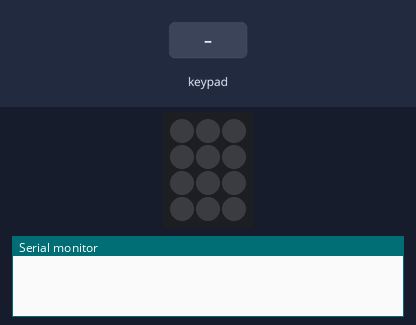
The sketch below on a simulated Arduino Uno, built with avr-gcc and run on an emulated ATmega328P. Shown: 3×4 RGB LED matrix (first LED top left, wired row by row), the last lines printed to the serial monitor. Inputs (shaded band) come from the test bench. Dim RGB values are drawn brighter than linear.

Above: at 1.2 s.
1.3 s: key '1' pressed
At 1.41 s:
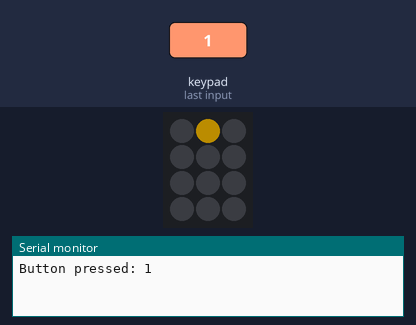
3.8 s: keypad keys 9 8 7 6 # pressed 0.4 s apart
At 3.9 s:
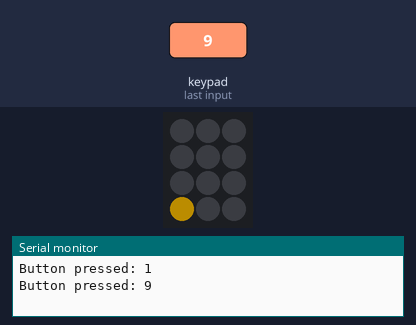
7.3 s: key '*' pressed
At 12.49 s:
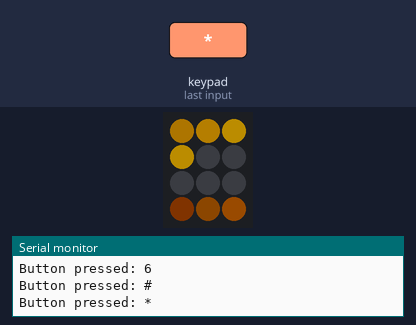

Measured:
- after the input at 1.3 s, the LEDs: change at once (image 1)
- after the input at 3.8 s, the LEDs: change at once (image 2)
- after the input at 7.3 s, the LEDs: first differ from a run without the input after 3.8 s (image 3 shows a later state)

The sketch:

exercise-3.ino
```cpp
// (C) __Mariia Zabolotnia, Joel Celén, Ionel Pop, group: 8__ (2024)
// Work package 6
// Exercise 3
// Submission code: 073648 (provided by your TA-s)

// Includes section
#include <Keypad.h>            // Keypad library
#include <Adafruit_NeoPixel.h> // NeoPixel library

// Defines section
#define SG_PIN 2        // Pin connected to the NeoPixel ring
#define NUM_LEDS 12     // Number of NeoPixels in the ring
#define INPUT_LENGTH 7  // Lenght of code input
#define NUM_ADDRESSES 8 // Number of addresses

// Constants for keypad
const byte numRows = 4; // number of rows on the keypad
const byte numCols = 3; // number of columns on the keypad

// Keymap that defines the key values for the buttons
char keymap[numRows][numCols] = {
    {'1', '2', '3'}, // First row
    {'4', '5', '6'}, // Second row
    {'7', '8', '9'}, // Third row
    {'*', '0', '#'}  // Fourth row
};

// Counter for input numbers
int counter = 0;

// Char array for saving the keypad input
char sequence[INPUT_LENGTH];

// List of valid addresses
char address[NUM_ADDRESSES][INPUT_LENGTH] = {
    {'1', '2', '3', '4', '5', '6', '7'}, // Address 1
    {'3', '4', '2', '8', '2', '4', '8'}, // Address 2
    {'6', '5', '1', '7', '3', '2', '7'}, // Address 3
    {'5', '2', '7', '6', '4', '1', '4'}, // Address 4
    {'4', '1', '3', '5', '5', '3', '8'}, // Address 5
    {'3', '4', '2', '4', '6', '4', '4'}, // Address 6
    {'2', '3', '8', '3', '3', '2', '8'}, // Address 7
    {'9', '9', '9', '9', '9', '9', '9'}  // Address 8
};

// Mapping of index to chevron layout
int chevron[7] = {3, 4, 5, 9, 10, 11, 1};

// Current character pressed on keypad
char keypressed;

// Initilaization of NeoPixel ring with 12 LEDs
Adafruit_NeoPixel stargate(NUM_LEDS, SG_PIN, NEO_GRB + NEO_KHZ800);

// Color array with mapped indicies to mimic fading RGB scale
uint32_t colors[NUM_LEDS] = {
    stargate.Color(255, 191, 0), // Brightest
    stargate.Color(213, 149, 0), // Brighter
    stargate.Color(170, 117, 0), // Moderate
    stargate.Color(85, 41, 0),   // Medium
    stargate.Color(42, 21, 0),   // Low
    stargate.Color(20, 10, 0),   // Lowest
    stargate.Color(0, 0, 0),     // Turned off
    stargate.Color(0, 0, 0),     // Turned off
    stargate.Color(0, 0, 0),     // Turned off
    stargate.Color(0, 0, 0),     // Turned off
    stargate.Color(0, 0, 0),     // Turned off
    stargate.Color(0, 0, 0)      // Turned off
};

// Function prototypes
int validateAddress();                          // Function that iterates through addresses and validates/invalidates input
void pulse(int index);                          // Function that makes ring at index rotate and pulse
void setAll(int r, int g, int b);               // Set all LEDs in the NeoPixel ring to a specific color
void blink(int index, int times, int interval); // Set a specific LED to blink a specified amount of times at a specifed interval
void blinkAll(int times, int interval);         // Blink all lights in the NeoPixel ring a specified amount of times at a specifed interval
void dialSequence();                            // Function that initiates dial sequence

// Code that shows the the keypad connections to the arduino terminals
byte rowPins[numRows] = {9, 8, 7, 6}; // Rows 1 to 4
byte colPins[numCols] = {5, 4, 3};    // Columns 1 to 3

// initializes an instance of the Keypad class
Keypad myKeypad = Keypad(makeKeymap(keymap), rowPins, colPins, numRows, numCols);

// Setup function
void setup()
{
    Serial.begin(9600);         // Initialize serial monitor to 9600 baud
    stargate.begin();           // Initialize the NeoPixel ring
    stargate.setBrightness(75); // Set brightness
    stargate.show();            // Display changes to stargate
}

// Loop function
void loop()
{

    // While there are still numbers left to input in address
    while (counter < INPUT_LENGTH)
    {

        // If key is pressed, this key is stored in 'keypressed' variable
        keypressed = myKeypad.getKey();

        // If key is not equal to 'NO_KEY', then this key is printed out
        if (keypressed != NO_KEY)
        {
            Serial.print("Button pressed: "); // CLI print for better ux
            Serial.println(keypressed);       // Print value of key pressed
            sequence[counter] = keypressed;   // Store character in sequence
            int indx = (int)keypressed - '0'; // Cast key character to int
            blink(indx, 3, 200);              // Blink associated LED for visual confirmation
            stargate.show();                  // Display changes to stargate
            counter++;                        // Increment counter
        }
    }

    // After all key inputs are read, initiate dial sequence
    dialSequence();

    // Blink all lights
    blinkAll(5, 250);

    // Call validation function and store result in variable
    int valid = validateAddress();

    // If code address entered is valid
    if (valid == 1)
    {
        // Set all lights to blue for successful dial
        setAll(0, 0, 255);
    }
    // If code address entered is invalid
    else
    {
        // Set all lights to red for unsuccessful dial
        setAll(255, 0, 0);
    }

    // Keep lights displayed for 1 second
    delay(1000);

    // Turn off all lights
    setAll(0, 0, 0);

    // Reset counter for new address attempt
    counter = 0;
}

// Validation function
int validateAddress()
{
    // Initialize valid
    int valid;
    // For every address in the address array
    for (int i = 0; i < NUM_ADDRESSES; i++)
    {
        // Assume address is valid
        valid = 1;

        // For every number in the sequence
        for (int j = 0; j < INPUT_LENGTH; j++)
        {
            // If character in sequence does not match character at same position in current address
            if (address[i][j] != sequence[j])
            {
                // Set valid to 0
                valid = 0;
                // Break out of the current address loop
                break;
            }
        }
        // If address did not trigger different character block, address is valid
        if (valid == 1)
        {
            // Return 1 for valid address;
            return valid;
        }
    }
    // Return valid
    return valid;
}

// Function that makes LEDs train 360 degrees
void pulse(int index)
{
    // Initialize currentColor variable
    int currentColor;
    // For every LED starting at index
    for (int i = index; i < (NUM_LEDS + index); i++)
    {
        // Current color index set to 0
        currentColor = 0;
        // For every LED counting down from index
        for (int j = i; currentColor < NUM_LEDS; j--)
        {
            // Set previous LED with color index j
            stargate.setPixelColor(j % NUM_LEDS, colors[currentColor]);
            // Increment color index
            currentColor++;
        }
        // Display changes to stargate
        stargate.show();
        // Small delay to visualize rotating LEDs
        delay(100);
    }
    // Blink index LED after one full revolution to "lock in chevron"
    blink(index, 3, 300);
}

// Function to set all LEDs to the same LED value
void setAll(int r, int g, int b)
{
    // For every LED
    for (int i = 0; i < NUM_LEDS; i++)
    {
        // Set color of LED at i to specified RGB value
        stargate.setPixelColor(i, r, g, b);
    }
    // Display changes to stargate
    stargate.show();
}

// Function to blink a specific LED at index a specified amount of times at specified interval
void blink(int index, int times, int interval)
{
    // For all LEDs
    for (int i = 0; i < times; i++)
    {
        stargate.setPixelColor(index, colors[0]); // Set color of LED at index i
        stargate.show();                          // Display changes to stargate
        delay(interval);                          // Interval to display "blinking behaviour"
        stargate.setPixelColor(index, 0, 0, 0);   // Turn off LED at index i
        stargate.show();                          // Display changes to stargate
        delay(interval);                          // Interval to display "blinking behaviour"
    }
}

// Function to blink all LEDs a specified amount of times at specified interval
void blinkAll(int times, int interval)
{
    // For all LEDs
    for (int i = 0; i < times; i++)
    {
        setAll(255, 191, 0); // Set all LEDs to specified RGB value
        delay(interval);     // Interval to display "blinking behaviour"
        setAll(0, 0, 0);     // Turn off all LEDs
        stargate.show();     // Display changes to stargate
        delay(interval);     // Interval to display "blinking behaviour"
    }
}

// Function that initiates visual dial sequence
void dialSequence()
{
    // For all chevrons
    for (int i = 0; i < 7; i++)
    {
        pulse(chevron[i]); // Pulse chevron at index i
        setAll(0, 0, 0);   // Turn off all LEDs
    }
}
```
